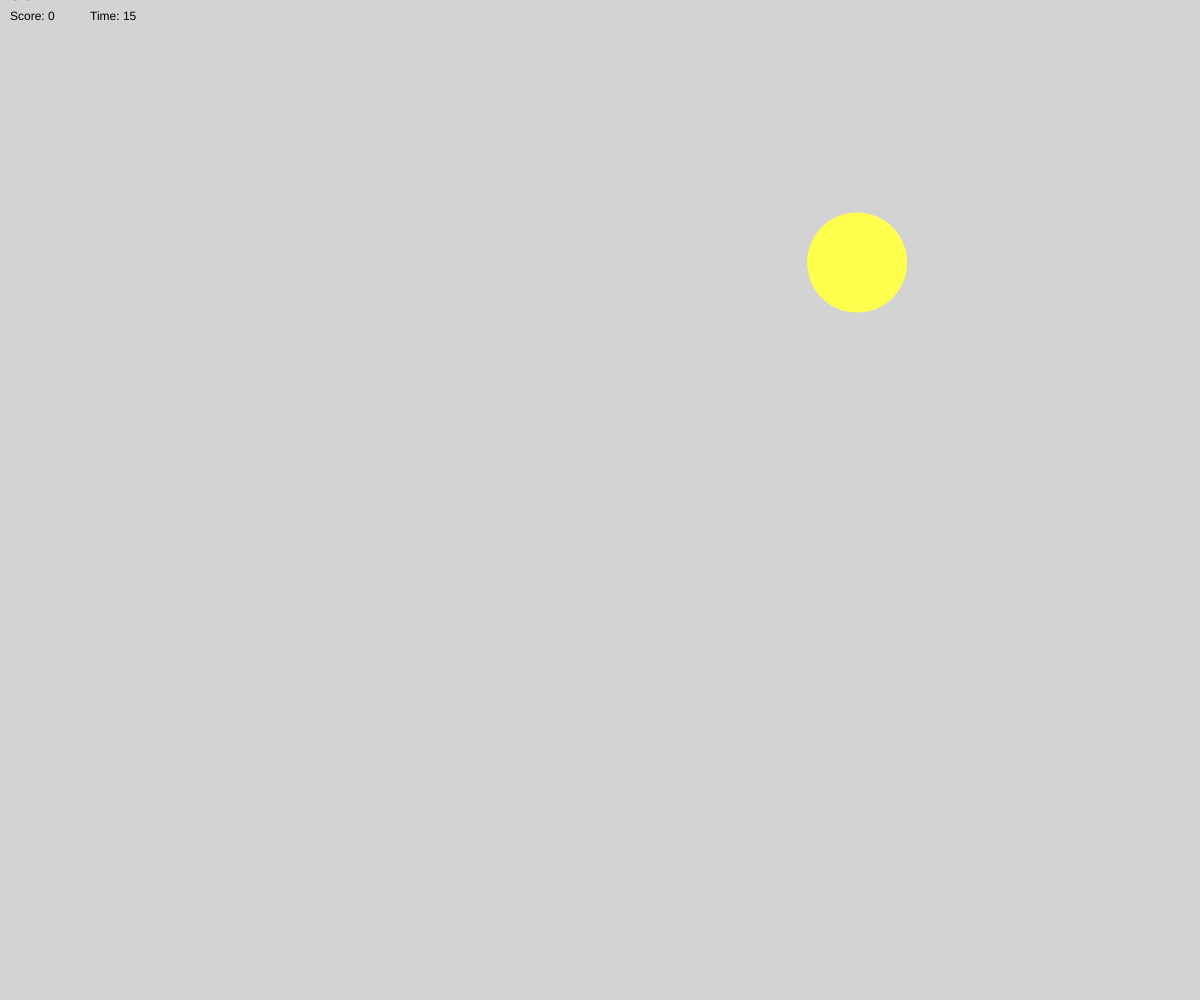
Frame 1 (no input)
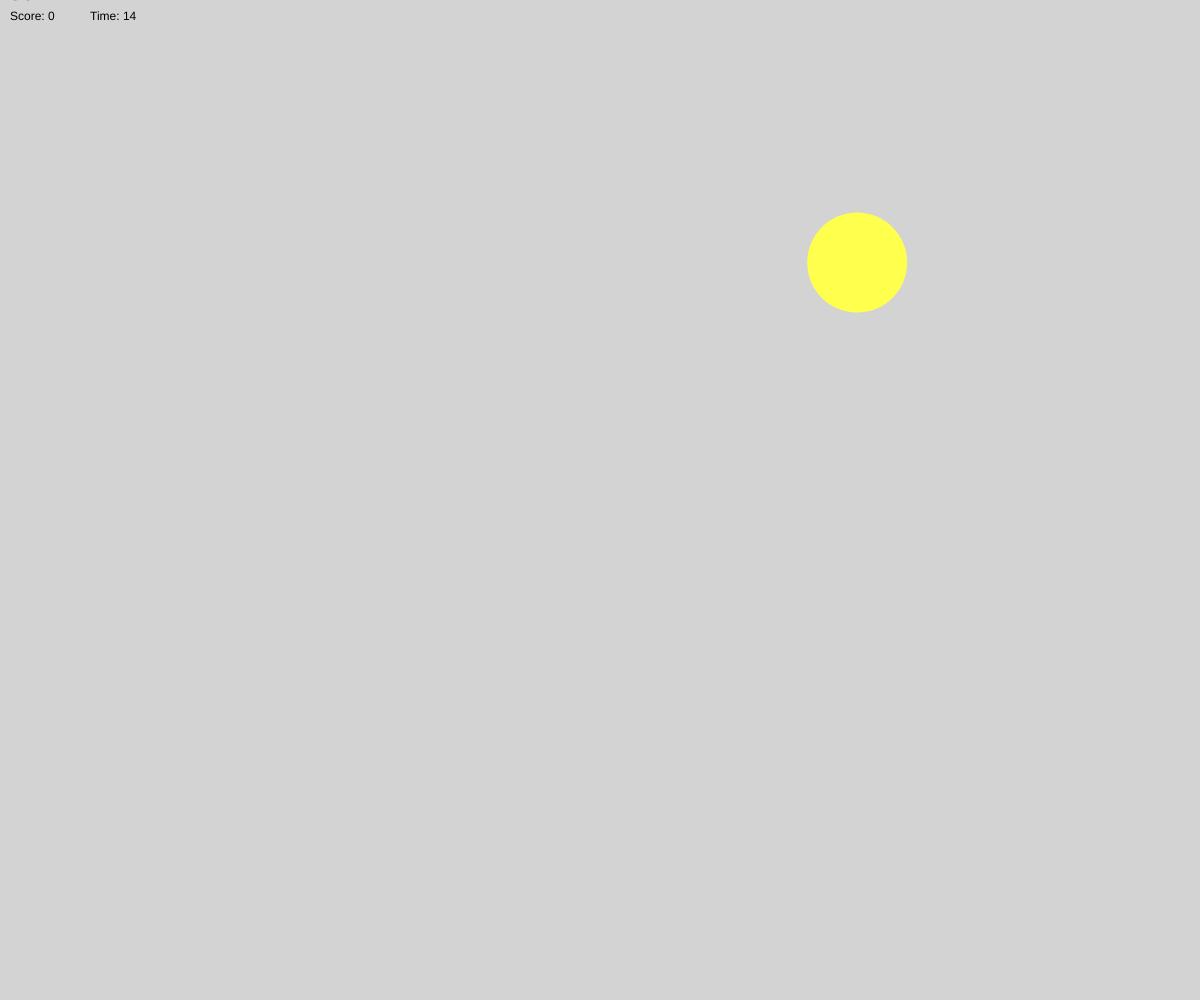
Frame 60 (no input)
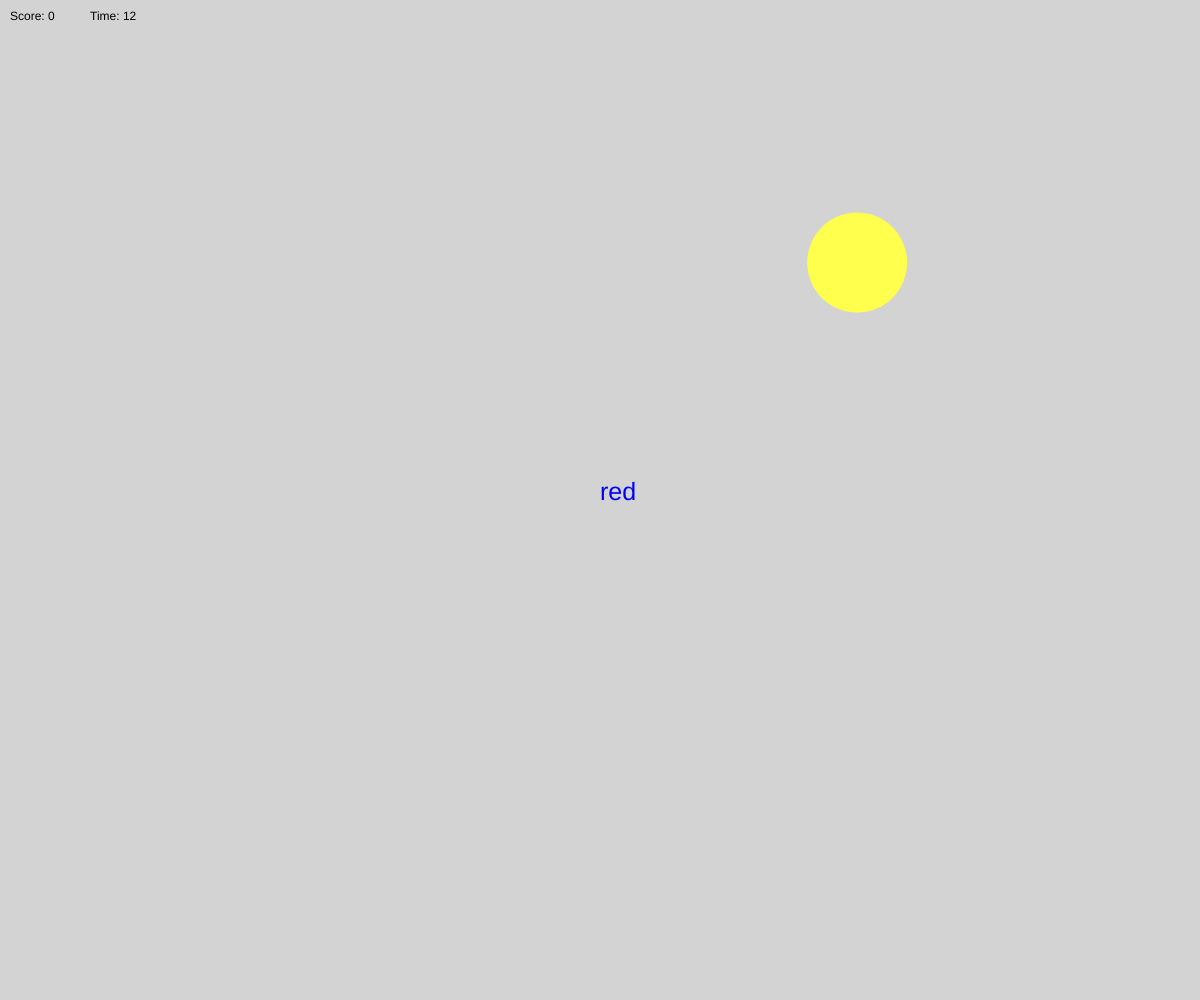
Frame 120 (the mouse pressed at the canvas centre since frame 60)

The p5.js sketch that drew these frames (run headless with seeded random() and noise() and a simulated clock; from frame 60 on, the mouse is pressed at the canvas centre):

// p5.js sketch
// ── sketch.js

var c = ['#ff0000',
        '#FFFF4D',
        '#0000FF']         
var texts = ['red','yellow','blue']
const radius=100;
var x,y;
var d;
let score = 0;
let index0, index1, index2;

function setup() {
    
  createCanvas(windowWidth, windowHeight);

  background('#d3d3d3');
  x = random(width);
  y = random(70,height);
  index0=c[int(random(0, 3))];
  index1=c[int(random(0, 3))];
  index2=0;

}

function draw() {

    frameRate(30);
    let cutDown=map(frameCount,0,450,16,1);

    if(frameCount <= 450){

    background('#d3d3d3');
    fill(0);
    textSize(12);
    textAlign(LEFT);
    text("Score: " + score, 10, 20);
    text("Time: " + int(cutDown), 90, 20);
    
    fill(index1);   
    noStroke();
    ellipse(x, y, radius, radius);
    noStroke();

    fill(index0); 
    textSize(25);
    //text(texts[index2],width/2,20); 
    text(texts[index2],mouseX,mouseY); 
    
    }

    if(frameCount>450){
        background('#d3d3d3');
        fill(0);
        textSize(25);
        textAlign(CENTER);
        text("SCORE: " + score, windowWidth/2, windowHeight/2);
        fill(255);
        rect(windowWidth/2-70, windowHeight/2+30,140,40);
        fill(0);
        textSize(25);
        textAlign(CENTER);
        text("RESTART",windowWidth/2, windowHeight/2+60)

        let dRw = dist(mouseX, windowHeight/2+30, windowWidth/2-70, windowHeight/2+30);
        let dRh = dist(windowWidth/2-70, mouseY, windowWidth/2-70, windowHeight/2+30);

        if(dRw<140 && dRh<40){
            fill('#a9a9a9');
            rect(windowWidth/2-70, windowHeight/2+30,140,40);
            fill(255);
            textSize(25);
            textAlign(CENTER);
            text("RESTART",windowWidth/2, windowHeight/2+60)
        }


    }

}

function  mouseClicked(){
    let d = dist(mouseX, mouseY, x, y);
    
    if (d < radius) {
        x = random(width);
        y = random(70,height);
        if(index1=='#ff0000' && index2==0||
           index1=='#FFFF4D' && index2==1||
           index1=='#0000FF' && index2 ==2){
           score++;
        }  else{
            score--;
        }  
        
    }
       
    index2=int(random(0,3));
    index1=c[int(random(0, 3))];
    index0=c[int(random(0, 3))];

    if(frameCount>450){
        let dRw = dist(mouseX, windowHeight/2+30, windowWidth/2-70, windowHeight/2+30);
        let dRh = dist(windowWidth/2-70, mouseY, windowWidth/2-70, windowHeight/2+30);

        if(dRw<140 && dRh<40){
            frameCount=0;
            background('#d3d3d3');
            x = random(width);
            y = random(70,height);
            index0=c[int(random(0, 3))];
            index1=c[int(random(0, 3))];
            index2=0;
            score = 0;
        }
    

    }
       
}   
